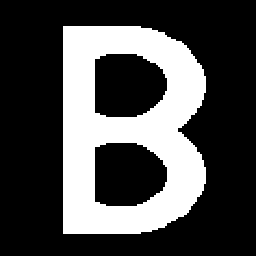
%> input picture beee2.bmp, 256 x 256 px
$ octave aveugle_non_super_2classes.m   (GNU Octave 9; MATLAB toolbox functions it lacks are replaced by stand-ins)
%> lines starting %> are read from the running program, lines starting %| are printed output that depends on the picture; in (x1, y1, x2, y2) boxes, pixels count from 0 and x2, y2 are one past the last pixel; in counts of white or black regions, pixels touching at a corner belong together; the program's own positions count from 1
### lit_image.m
function [X, m, n]= lit_image(nom_image)
%> called with nom_image = 'beee2.bmp'
X = imread(nom_image);
%> X is the input picture: size 256x256 uint8; 29.1% white; 1 white region, box (x1, y1, x2, y2) and area: (63, 26, 206, 234) 19070
%X = (X>=127.5); garantir que l'image ne contienne que 2 classes
[m, n] = size(X);
%> m = 256; n = 256
end

### bruit_gauss.m
function Y = bruit_gauss(X, m, n, cl1, cl2, m1, sig1, m2, sig2)
m
n
size(X)
Y = (X==cl1).*(sig1*randn(m,n)+m1) + (X==cl2).*(sig2*randn(m,n)+m2);
% Y=Y + cast(X,'double');
end

### Kmeans_images.m
function S=Kmeans_images(B,classe,iter_KM)

[m,n]=size(B);
nbclasses=length(classe);

[Y,centr]=kmeans(B(:),nbclasses,'Start','uniform','MaxIter',iter_KM);

[inutile,ind]=sort(centr);

Claas(ind)=classe;

S=reshape(Claas(Y),m,n);

### calc_probaprio.m
function [p1, p2] = calc_probaprio(X, m, n, cl1, cl2)
p1 = (sum(sum((X==cl1))))/(m*n);
p2 = 1-p1;
end

### est_empirique.m
function [p1,p2,m1,sig1,m2,sig2]=est_empirique(X,Y,cl1,cl2)
[m,n] = size(X);
[p1,p2] = calc_probaprio(X, m, n, cl1, cl2);

m1=sum(sum(Y.*(X==cl1)))/(sum(sum((X==cl1))));
m2=sum(sum(Y.*(X==cl2)))/(sum(sum((X==cl2))));

sig1=sqrt(sum(sum(((Y-m1).^2).*(X==cl1)))/(sum(sum((X==cl1)))));
sig2=sqrt(sum(sum(((Y-m2).^2).*(X==cl2)))/(sum(sum((X==cl2)))));
end

### init_param.m
function [p10, p20, m10, sig10, m20, sig20] = init_param(Y,cl1,cl2,iter_KM)
X = Kmeans_images(Y, [cl1, cl2], iter_KM);
[p10, p20, m10, sig10, m20, sig20]=est_empirique(X,Y,cl1,cl2);
end

### calc_EM.m
function [p1,p2,m1,sig1,m2,sig2,moy1,moy2,sigma1,sigma2,prob1,prob2]= calc_EM(Y,m,n,p10,p20,m10,sig10,m20,sig20,nb_iterEM)
p1=p10; p2=p20; m1=m10; sig1= sig10; sig2=sig20; m2=m20;
N=m*n;
moy1=[];
moy2=[];
prob1=[];
prob2=[];
sigma1=[];
sigma2=[];
for i=1:nb_iterEM
    moy1=[moy1 m1];
    moy2=[moy2 m2];
    prob1=[prob1 p1];
    prob2=[prob2 p2];
    sigma1=[sigma1 sig1];
    sigma2=[sigma2 sig2];
    Ppost=calc_probapost_Gauss(Y,m,n,p1,p2,m1,sig1,m2,sig2);
    S1=sum(sum(Ppost(:,:,1)));
    S2=sum(sum(Ppost(:,:,2)));
    p1=S1/N;
    p2=S2/N;
    m1=sum(sum(Y.*Ppost(:,:,1)))/S1;
    m2=sum(sum(Y.*Ppost(:,:,2)))/S2;
    sig1=sqrt(sum(sum(((Y-m1).^2).*Ppost(:,:,1)))/S1);
    sig2=sqrt(sum(sum(((Y-m2).^2).*Ppost(:,:,2)))/S2);
end
end

### calc_probapost_Gauss.m
function Ppost= calc_probapost_Gauss(Y,m,n,p1,p2,m1,sig1,m2,sig2)
p_y_w1=normpdf(Y, m1, sig1); %% prob Y sachant w1
p_y_w2=normpdf(Y, m2, sig2); %% prob Y sachant w2
p = p1*p_y_w1 + p2*p_y_w2;
Ppost1=(p_y_w1*p1)./p;
Ppost2=(p_y_w2*p2)./p;

Ppost(:,:,1)=Ppost1;
Ppost(:,:,2)=Ppost2;
% affiche_image(Ppost1, 'Ppost1')
% figure()
% affiche_image(Ppost2, 'Ppost2')
end

### MPM_Gauss.m
function X_seg = MPM_Gauss(Y, cl1, cl2, p1, p2, m1, sig1, m2, sig2)
[m, n] = size(Y)
Y1 = p1*normpdf(Y, m1, sig1);
Y2 = p2*normpdf(Y, m2, sig2);
X_seg=(Y1<=Y2)*255
end

### taux_erreur.m
function tau=taux_erreur(A,B,m,n)
T=A==B
tau=(m*n-sum(sum(T)))/(m*n);
end

### affiche_image.m
function []= affiche_image(mat_image, titre)
imagesc(mat_image);
colormap(gray);
title(titre);
end

### aveugle_non_super_2classes.m
close all;

m1=1;
m2=1;
sig1=1;
sig2=3;
cl1=0;
cl2=255;
iter_KM=600
nb_iterEM=3000

titre = 'beee2.bmp'

[X,m,n]= lit_image(titre);
%> m = 256; n = 256
affiche_image(X, titre)
Y = bruit_gauss(X, m, n, cl1, cl2, m1, sig1, m2, sig2);
%> in bruit_gauss, `Y = (X==cl1).*(sig1*randn(m,n)+m1) + (X==cl2).*(sig2*randn(m,n)+m2);`:
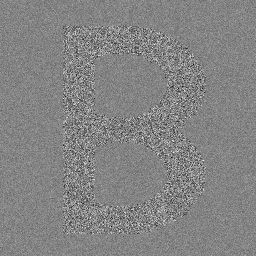
%> Y: size 256x256 double; min -11.24, max 12.4, mean 0.993; drawn with min black and max white
%%% on oublie tout ce qu'on sait sur les paramètres %%%
%%% p1=0; p2=0; m1=0; m2=0; sig1=0; sig2=0;
[p10, p20, m10, sig10, m20, sig20] = init_param(Y,cl1,cl2,iter_KM);
%> in Kmeans_images, `[Y,centr]=kmeans(B(:),nbclasses,'Start','uniform','MaxIter',iter_KM);`: centr = [2.23; -0.293]
%> in Kmeans_images, `[inutile,ind]=sort(centr);`: inutile = [-0.293; 2.23]; ind = [2; 1]
%> in Kmeans_images, `S=reshape(Claas(Y),m,n);`:
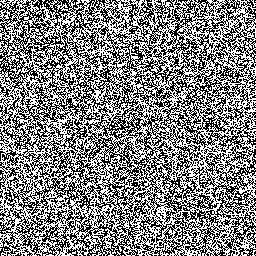
%> S: size 256x256 double; 51.1% white; black in thin lines or dots
%> in calc_probaprio, `p1 = (sum(sum((X==cl1))))/(m*n);`: p1 = 0.489
%> in calc_probaprio, `p2 = 1-p1;`: p2 = 0.511
%> in est_empirique, `[p1,p2] = calc_probaprio(X, m, n, cl1, cl2);`: p1 = 0.489; p2 = 0.511
%> in est_empirique, `m1=sum(sum(Y.*(X==cl1)))/(sum(sum((X==cl1))));`: m1 = -0.293
%> in est_empirique, `m2=sum(sum(Y.*(X==cl2)))/(sum(sum((X==cl2))));`: m2 = 2.23
%> in est_empirique, `sig1=sqrt(sum(sum(((Y-m1).^2).*(X==cl1)))/(sum(sum((X==cl1)))));`: sig1 = 1.31
%> in init_param, `[p10, p20, m10, sig10, m20, sig20]=est_empirique(X,Y,cl1,cl2);`: p10 = 0.489; p20 = 0.511; m10 = -0.293; sig10 = 1.31; m20 = 2.23; sig20 = 1.31
%> p10 = 0.489; p20 = 0.511; m10 = -0.293; sig10 = 1.31; m20 = 2.23; sig20 = 1.31
[p1,p2,m1,sig1,m2,sig2,moy1,moy2,sigma1,sigma2,prob1,prob2]=calc_EM(Y,m,n,p10,p20,m10,sig10,m20,sig20,nb_iterEM);
%> in calc_EM, `p1=p10`: p1 = 0.489
%> in calc_EM, `p2=p20`: p2 = 0.511
%> in calc_EM, `m1=m10`: m1 = -0.293
%> in calc_EM, `sig1= sig10`: sig1 = 1.31
%> in calc_EM, `m2=m20`: m2 = 2.23
%> in calc_EM, `N=m*n;`: N = 65536
%> the loop in calc_EM, `for i=1:nb_iterEM` made 3000 passes
%> (S1, S2, p1, p2, m1, m2, sig1, sig2) on passes 13 to 15: (28855.9, 36680.1, 0.44, 0.56, 0.867, 1.09, 2.43, 1.1), (27347.4, 38188.6, 0.417, 0.583, 0.921, 1.04, 2.55, 1), (26104, 39432, 0.398, 0.602, 0.951, 1.02, 2.62, 0.957)
%> pass 1, in calc_probapost_Gauss, `Ppost1=(p_y_w1*p1)./p;`:
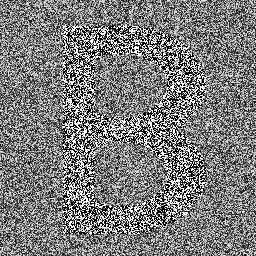
%> Ppost1: size 256x256 double; min 4.53e-08, max 1, mean 0.488
%> after the loop in calc_EM, `for i=1:nb_iterEM`: moy1 = 3000 values, max 0.989 at index 322, min -0.293 at index 1, mean 0.986; moy2 = 3000 values, max 2.23 at index 1, min 0.995 at index 319, mean 0.997; prob1 = 3000 values, max 0.489 at index 1, min 0.292 at index 355, mean 0.293; prob2 = 3000 values from 0.511 to 0.708; sigma1 = 3000 values, max 2.98 at index 355, min 1.31 at index 1, mean 2.97; sigma2 = 3000 values, max 1.71 at index 8, min 0.932 at index 18, mean 1
%> p1 = 0.292; p2 = 0.708; m1 = 0.989; sig1 = 2.98; m2 = 0.995; sig2 = 1; prob2 = 3000 values from 0.511 to 0.708

figure
affiche_image(Y, titre);
[p1,p2] = calc_probaprio(X, m, n, cl1, cl2);
%> p1 = 0.709; p2 = 0.291
Ppost=calc_probapost_Gauss(Y,m,n,p1,p2,m1,sig1,m2,sig2)
X_seg = MPM_Gauss(Y, cl1, cl2, p1, p2, m1, sig1, m2, sig2)
%> in MPM_Gauss, `Y2 = p2*normpdf(Y, m2, sig2);`:
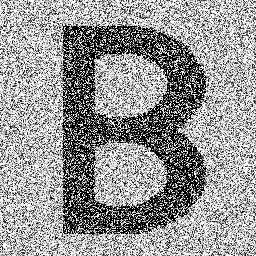
%> Y2: size 256x256 double; min 3.49e-34, max 0.116, mean 0.0689; drawn with min black and max white
%> in MPM_Gauss, `X_seg=(Y1<=Y2)*255`:
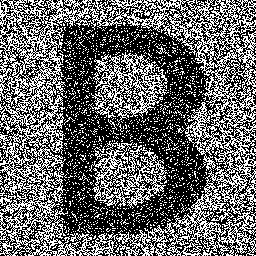
%> X_seg: size 256x256 double; 40.3% white in thin lines or dots
figure
affiche_image(X_seg, titre);
tau = taux_erreur(X, X_seg, m, n);
%> in taux_erreur, `T=A==B`:
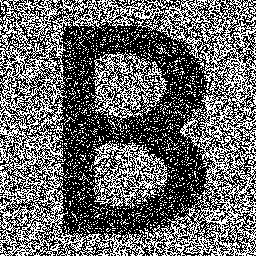
%> T: size 256x256 logical; 40.8% white in thin lines or dots
%> in taux_erreur, `tau=(m*n-sum(sum(T)))/(m*n);`: tau = 0.592
%> tau = 0.592


figure
plot(moy1)
title('m1')
%> figure, not shown here; curve peaks at x = 322, y = 0.989
figure
plot(moy2)
title('m2')
%> figure, not shown here; curve peaks at x = 1, y = 2.23
figure
plot(sigma1)
title('sig1')
%> figure, not shown here; curve peaks at x = 355, y = 2.98
figure
plot(sigma2)
title('sig2')
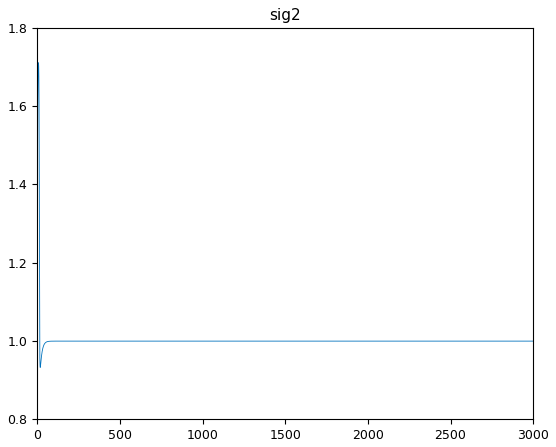
%> figure redrawn from the program's plot data; curve peaks at x = 8, y = 1.71
figure
plot(prob1)
title('p1')
%> figure, not shown here; curve peaks at x = 1, y = 0.489
figure
plot(prob2)
title('p2')
%> figure, not shown here; curve peaks at x = 356, y = 0.708
